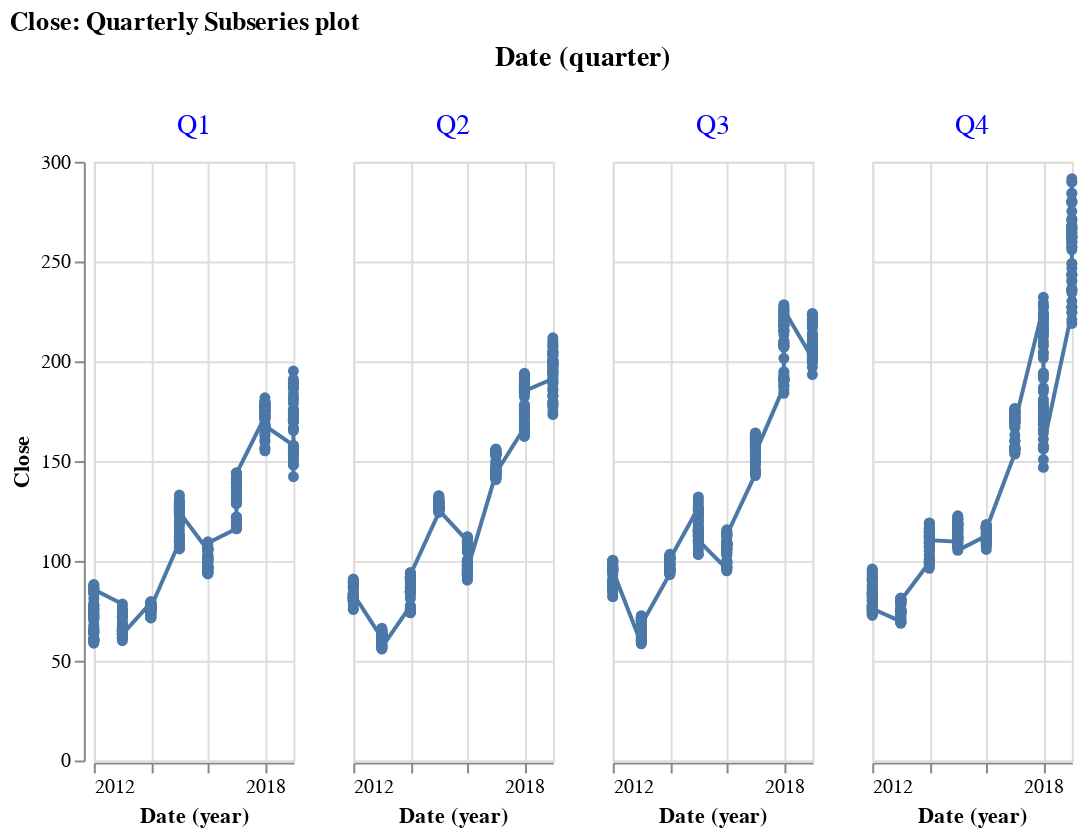

Notebook source saved alongside this figure:
### Markdown cell above
### Quarter wise yearly seasonality

### Code cell
#collapse-hide
alt.Chart(data.reset_index()).mark_line(point=True).encode(
    x='year(Date)', 
    y='Close',
    column='quarter(Date)',
    tooltip=['Date', 'Close']).properties(
    title="Close: Quarterly Subseries plot",
    width=100).configure_header(
    titleColor='black',
    titleFontSize=14,
    labelColor='blue',
    labelFontSize=14
)

### Figure 1 — Vega-Lite specification as saved in the notebook (floating-point values rounded to 4 significant figures; data arrays with more than 128 entries replaced by an {"elided": "..."} marker saying what was removed)
{"config": {"view": {"continuousWidth": 400, "continuousHeight": 300}, "header": {"labelColor": "blue", "labelFontSize": 14, "titleColor": "black", "titleFontSize": 14}}, "data": {"name": "data-e98bb9e620a22237ce4a97006ef4618c"}, "mark": {"type": "line", "point": true}, "encoding": {"column": {"field": "Date", "timeUnit": "quarter", "type": "temporal"}, "tooltip": [{"field": "Date", "type": "temporal"}, {"field": "Close", "type": "quantitative"}], "x": {"field": "Date", "timeUnit": "year", "type": "temporal"}, "y": {"field": "Close", "type": "quantitative"}}, "title": "Close: Quarterly Subseries plot", "width": 100, "$schema": "https://vega.github.io/schema/vega-lite/v4.17.0.json", "datasets": {"data-e98bb9e620a22237ce4a97006ef4618c": {"elided": "2011 records"}}}
